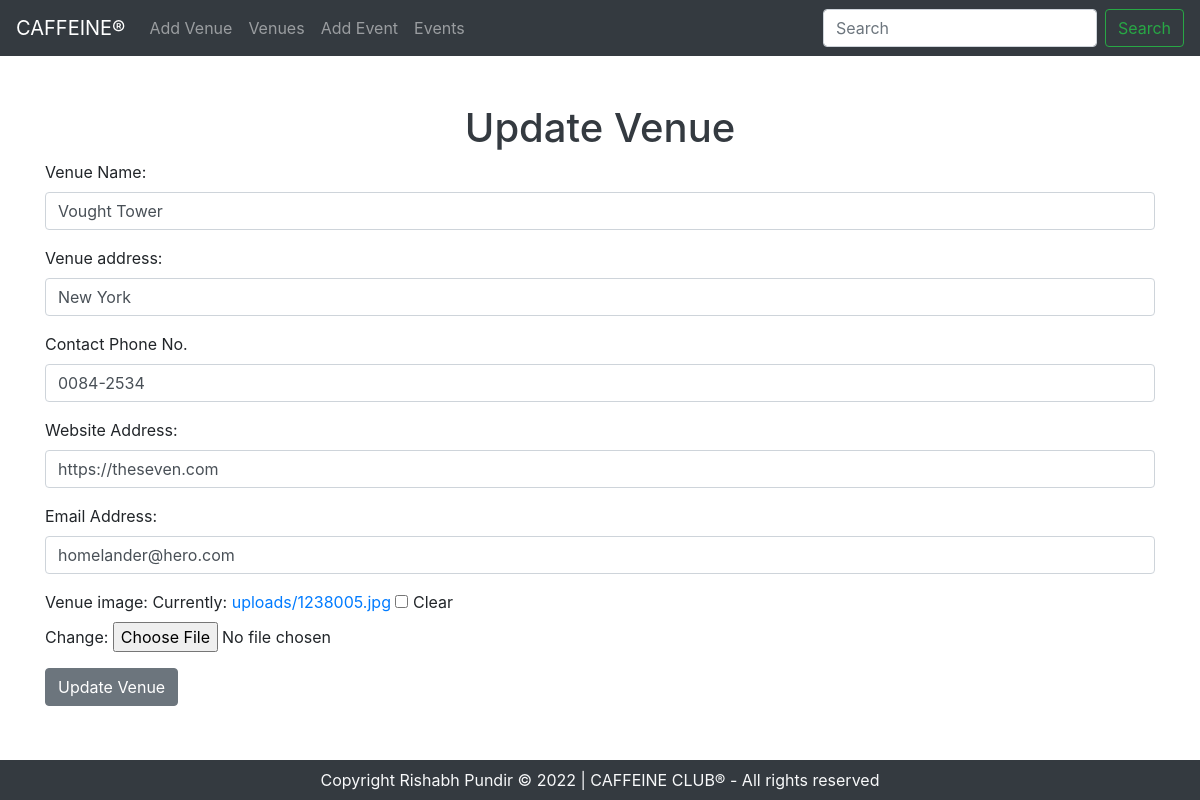
/update_venue/10, run on the app's committed database.
### CafClubApp/models.py (models this page shows, shortened)
class Venue(models.Model):
    venue_name = models.CharField('Venue Name', max_length=120)
    venue_address = models.CharField(max_length=120)
    phone = models.CharField('Contact Phone No.',max_length=120)
    web = models.URLField('Website Address', null=True, blank=True)
    email = models.EmailField('Email Address')
    venue_image = models.ImageField(upload_to="uploads/", null=True, blank=True)

### CafClubApp/views.py (the view)
# urls.py: path('update_venue/<venue_id>', views.update_venue, name='update_venue_link'),
def update_venue(request, venue_id):
    venue = Venue.objects.get(pk=venue_id)
    form = VenueForm(request.POST or None, instance=venue)
    if form.is_valid():
            form.save()
            return HttpResponseRedirect('/venues')
    return render(request, 'events/update_venue.html', context={'form':form, 'venue':venue})

### templates/events/forms.py
class VenueForm(ModelForm):
    class Meta:
        model = Venue
        fields = ("venue_name", "venue_address", "phone", "web", "email", "venue_image")
        widgets = {
            "venue_name" : forms.TextInput(attrs={'class': 'form-control'}),
            "venue_address" : forms.TextInput(attrs={'class': 'form-control'}),
            "phone" : forms.TextInput(attrs={'class': 'form-control'}),
            "web" : forms.TextInput(attrs={'class': 'form-control'}),
            "email" : forms.TextInput(attrs={'class': 'form-control'}),
        }

### templates/events/update_venue.html (shortened to what this page needs)
{% extends 'events/base.html' %}
{% block body %}
<h1 class="text-center text-dark pt-5">Update Venue</h1>
<div class="container">
    <div class="text-left">
        <div class="form-group">
            <form action="" method="post" enctype="multipart/form-data">
                {{ form.as_p }}
                <button type="submit" class="btn btn-secondary">Update Venue</button>
            </form>
        </div>
    </div>
</div>
{% endblock body %}

### data on the page
Venue: venue_name "Vought Tower", venue_address "New York", phone "0084-2534", web "https://theseven.com", email "homelander@hero.com"
